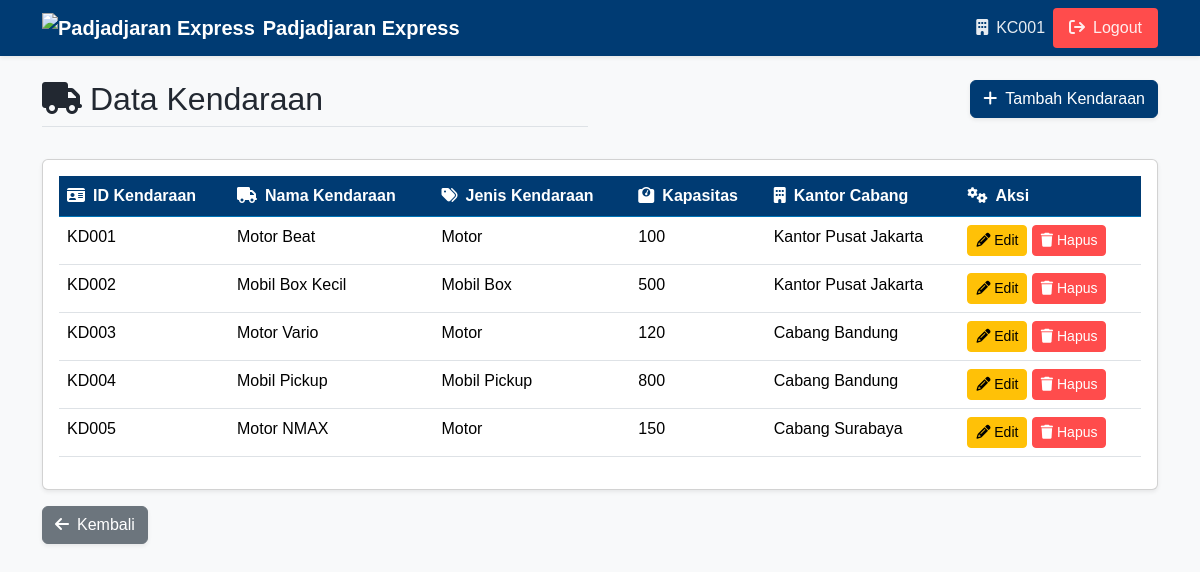
/kendaraan/list.php (signed in), run on the app's committed database.
### tables this page shows
CREATE TABLE `kendaraan` (
  `id_kendaraan` varchar(5) NOT NULL,
  `id_cabang` varchar(5) DEFAULT NULL,
  `nama_kendaraan` varchar(50) DEFAULT NULL,
  `jenis_kendaraan` varchar(40) DEFAULT NULL,
  `kapasitas` int DEFAULT NULL
);

CREATE TABLE `kantor_cabang` (
  `id_cabang` varchar(5) NOT NULL,
  `nama_cabang` varchar(50) DEFAULT NULL,
  `alamat` varchar(50) DEFAULT NULL,
  `password` varchar(30) DEFAULT NULL
);

### kendaraan/list.php (the view, shortened to what this page needs)
<?php
include("../config.php");
$is_kantor_pusat = ($_SESSION['id_cabang'] == 'KC001');
if ($is_kantor_pusat) {
    $query = "SELECT k.*, kc.nama_cabang
              FROM kendaraan k
              JOIN kantor_cabang kc ON k.id_cabang = kc.id_cabang
              ORDER BY k.id_kendaraan";
    $result = mysqli_query($conn, $query);
}
?>
<!DOCTYPE html>
<html lang="en">
<head>
    <link href="../assets/css/bootstrap.min.css" rel="stylesheet">
    <link rel="stylesheet" href="../assets/font-awesome/css/all.min.css">
    <link rel="stylesheet" href="../assets/style.css">
</head>
<body>
    <nav class="navbar navbar-expand-lg navbar-dark shadow-sm sticky-top" style="background-color: #003B73;">
        <div class="container">
            <a class="navbar-brand d-flex align-items-center" href="../dashboard.php">
                <img src="../assets/img/logo.png" alt="Padjadjaran Express" height="30" class="me-2">
                <span>Padjadjaran Express</span>
            </a>
            <div class="navbar-nav ms-auto">
                <span class="nav-link">
                    <i class="fa fa-building me-2"></i><?= htmlspecialchars($_SESSION['id_cabang']) ?>
                </span>
                <a class="nav-link btn btn-danger btn-sm text-white px-3" href="../logout.php">
                    <i class="fa fa-sign-out me-2"></i>Logout
                </a>
            </div>
        </div>
    </nav>
    <div class="container py-4">
        <div class="row mb-4">
            <div class="col">
                <h2 class="border-bottom pb-2">
                    <i class="fas fa-truck me-2"></i>Data Kendaraan
                </h2>
            </div>
            <div class="col text-end">
                <a href="tambah.php" class="btn btn-primary shadow-sm">
                    <i class="fa fa-plus me-2"></i>Tambah Kendaraan
                </a>
            </div>
        </div>
        <div class="card shadow-sm">
            <div class="card-body">
                <div class="table-responsive">
                    <table class="table table-hover">
                        <thead>
                            <tr>
                                <th><i class="fa fa-id-card me-2"></i>ID Kendaraan</th>
                                <th><i class="fa fa-truck me-2"></i>Nama Kendaraan</th>
                                <th><i class="fa fa-tags me-2"></i>Jenis Kendaraan</th>
                                <th><i class="fa fa-weight-scale me-2"></i>Kapasitas</th>
                                <?php if ($is_kantor_pusat): ?>
                                <th><i class="fa fa-building me-2"></i>Kantor Cabang</th>
                                <?php endif; ?>
                                <th><i class="fa fa-gears me-2"></i>Aksi</th>
                            </tr>
                        </thead>
                        <tbody>
                            <?php while ($row = mysqli_fetch_assoc($result)) { ?>
                            <tr>
                                <td><?= htmlspecialchars($row['id_kendaraan']) ?></td>
                                <td><?= htmlspecialchars($row['nama_kendaraan']) ?></td>
                                <td><?= htmlspecialchars($row['jenis_kendaraan']) ?></td>
                                <td><?= htmlspecialchars($row['kapasitas']) ?></td>
                                <?php if ($is_kantor_pusat): ?>
                                <td><?= htmlspecialchars($row['nama_cabang']) ?></td>
                                <?php endif; ?>
                                <td>
                                    <a href="edit.php?id=<?= $row['id_kendaraan'] ?>" class="btn btn-warning btn-sm">
                                        <i class="fa fa-pencil"></i> Edit
                                    </a>
                                    <a href="hapus.php?id=<?= $row['id_kendaraan'] ?>" class="btn btn-danger btn-sm"
                                       onclick="return confirm('Yakin hapus?')">
                                        <i class="fa fa-trash"></i> Hapus
                                    </a>
                                </td>
                            </tr>
                            <?php } ?>
                        </tbody>
                    </table>
                </div>
            </div>
        </div>
        <div class="mt-3">
            <a href="../dashboard.php" class="btn btn-secondary shadow-sm">
                <i class="fa fa-arrow-left me-2"></i>Kembali
            </a>
        </div>
    </div>
</body>
</html>

### assets/style.css (style rules this page uses)
:root { --primary-color: #003B73; --secondary-color: #0074B7; --accent-color: #FF6B35; --light-color: #F8F9FA; --dark-color: #222831; --success-color: #00B074; --warning-color: #FFB649; --danger-color: #FF4C4C; }
body { font-family: 'Nunito', sans-serif; background-color: var(--light-color); color: var(--dark-color); }
.navbar { background-color: var(--primary-color) !important; }
.navbar-brand { color: white !important; font-weight: 700; }
.nav-link { color: rgba(255, 255, 255, 0.9) !important; transition: all 0.3s ease; }
.card { transition: transform 0.3s ease, box-shadow 0.3s ease; }
.btn-primary { background-color: var(--primary-color); border-color: var(--primary-color); }
.btn-danger { background-color: var(--danger-color); border-color: var(--danger-color); }
.table thead th { background-color: var(--primary-color); color: white; border-color: var(--secondary-color); }

### data on the page
kendaraan: id_kendaraan "KD001", nama_kendaraan "Motor Beat", jenis_kendaraan "Motor", kapasitas "100", id_cabang.nama_cabang "Kantor Pusat Jakarta"
kendaraan: id_kendaraan "KD002", nama_kendaraan "Mobil Box Kecil", jenis_kendaraan "Mobil Box", kapasitas "500", id_cabang.nama_cabang "Kantor Pusat Jakarta"
kendaraan: id_kendaraan "KD003", nama_kendaraan "Motor Vario", jenis_kendaraan "Motor", kapasitas "120", id_cabang.nama_cabang "Cabang Bandung"
kendaraan: id_kendaraan "KD004", nama_kendaraan "Mobil Pickup", jenis_kendaraan "Mobil Pickup", kapasitas "800", id_cabang.nama_cabang "Cabang Bandung"
kendaraan: id_kendaraan "KD005", nama_kendaraan "Motor NMAX", jenis_kendaraan "Motor", kapasitas "150", id_cabang.nama_cabang "Cabang Surabaya"

### other printed values
$_SESSION['id_cabang'] "KC001"
